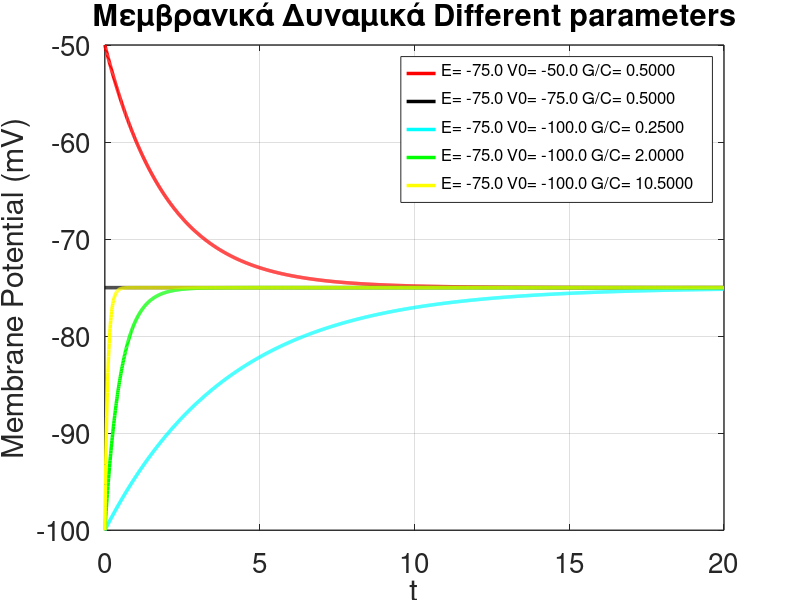

Write the MATLAB code that produced this figure.
clear all; 
clf;

%% Function definition %%%
function res = membrane_potential(t, p)
   % p is 1x4 vector for the parameters of the equation
   E  = p(1)  % E = Nernst potential
   V0 = p(2)  % V0 = Potential at t = 0 
   G  = p(3)  % G = conductance of the membrane
   C  = p(4)  % C = capacitance    
   res =  E - (E - V0)*exp(-(G/C)*t) 
end;


% declare a cell of 1x5 strings to be used as legend initial value  %
% since we will have 5 different cases

lgnd = {"", "", "", "",""}


%%%%%%% Parameter vector  - 5 sets of params %%%%%%%%%%%%
%%                                                     %%
%%    First three cases = relationship between e, V0   %%
%%    The other two concentrate on the ratio g/C       %%  
%%                                                     %%
%%%%%%%%%%%%%%%%%%%%%%%%%%%%%%%%%%%%%%%%%%%%%%%%%%%%%%%%% 

params = [-75 -50 0.02 0.04;  
           -75 -75 0.02 0.04;
           -75 -100 0.01 0.04;
           -75 -100 0.04 0.02;
           -75 -100 4.2 0.4]

% loop through the rows of params vector and calculate function values %
for i = 1:5 % we have 5 input parameter sets  
    for j = 1:2001 % time values from 0.0..1 with step 0.01 
        t(i,j) = (j-1)/100;
        funcg(i, j) =  membrane_potential (t(i,j), params(i,:));
    end
    % create also a legend for each graph
    lgnd{i} = sprintf("Ε= %2.1f V0= %2.1f G/C= %2.4f \n", params(i, 1), params(i, 2), params(i, 3)/params(i, 4))
end


% plot the graphs
plot(t(1,:), funcg(1,:),' r', 'linewidth', 2.5, 
     t(2,:), funcg(2,:),' k', 'linewidth', 2.5, 
     t(3,:), funcg(3,:),' c', 'linewidth', 2.5,
     t(4,:), funcg(4,:),' g', 'linewidth', 2.5,
     t(5,:), funcg(5,:),' y', 'linewidth', 2.5)
     


% display specifics %
xlabel('t')
ylabel('Membrane Potential (mV)')

% set grid on
grid on                                   

% additional display properties
set(gca, 'fontsize', 20, 'linewidth', 1)  
title('Μεμβρανικά Δυναμικά Different parameters')

% add a legend
legend (lgnd{1}, lgnd{2}, lgnd{3}, lgnd{4}, lgnd{5},"location", "northeast");                
set (legend, "fontsize", 12);




